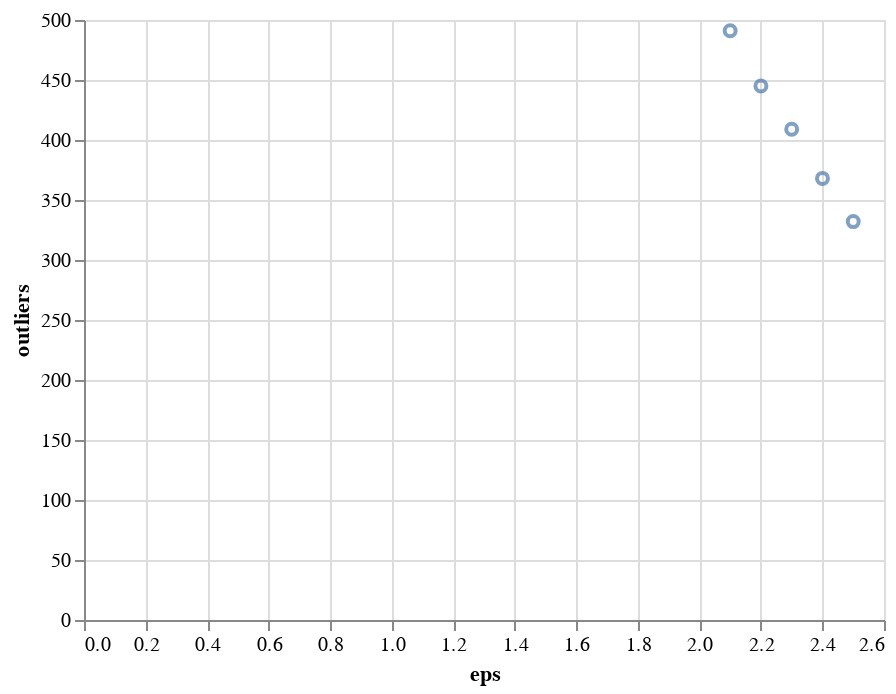

Notebook code cell kept with this figure:
### Code cell
db_df = pd.DataFrame({'eps': eps_list,
                       'outliers': num_outliers,
                       'clusters': num_clusters})


alt.Chart(db_df).mark_point().encode(
    x='eps',
    y='outliers'
)

### Figure 1 — Vega-Lite specification as saved in the notebook (floating-point values rounded to 4 significant figures)
{"config": {"view": {"continuousWidth": 400, "continuousHeight": 300}}, "data": {"name": "data-d0b34234136ec48808021301f879cdbb"}, "mark": "point", "encoding": {"x": {"type": "quantitative", "field": "eps"}, "y": {"type": "quantitative", "field": "outliers"}}, "$schema": "https://vega.github.io/schema/vega-lite/v4.8.1.json", "datasets": {"data-d0b34234136ec48808021301f879cdbb": [{"eps": 2.1, "outliers": 491, "clusters": 12}, {"eps": 2.2, "outliers": 445, "clusters": 11}, {"eps": 2.3, "outliers": 409, "clusters": 5}, {"eps": 2.4, "outliers": 368, "clusters": 7}, {"eps": 2.5, "outliers": 332, "clusters": 6}]}}
